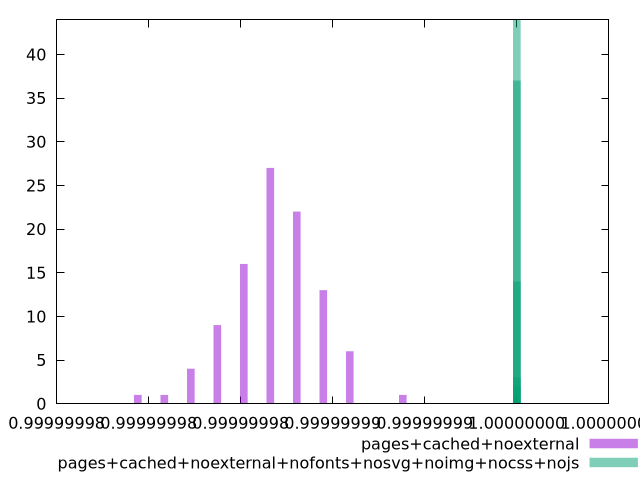

This figure's gnuplot source:
$_pagesCachedNoexternal <<EOF
0.9999999909262406 6
0.9999999880476168 22
0.9999999808510573 1
0.999999985168993 16
0.9999999894869287 13
0.9999999866083049 27
0.9999999837296811 9
0.9999999794117455 1
0.9999999822903692 4
0.9999999938048644 1
EOF
$_pagesCachedNoexternalNofontsNosvgNoimgNocssNojs <<EOF
0.9999999999999994 44
0.9999999999999983 37
0.9999999999999971 14
0.9999999999999959 2
0.9999999999999947 3
EOF
set key outside below
set terminal pngcairo
set output "report_00005_2020-11-02T22-26-11.212Z/bootup-time/bootup-time_pages+cached+noexternal_pages+cached+noexternal+nofonts+nosvg+noimg+nocss+nojs+hist.png"
set boxwidth 4.117650798107775e-10
set style fill transparent solid 0.5 noborder
set yrange [0:44]
plot $_pagesCachedNoexternal title "pages+cached+noexternal" with boxes ,$_pagesCachedNoexternalNofontsNosvgNoimgNocssNojs title "pages+cached+noexternal+nofonts+nosvg+noimg+nocss+nojs" with boxes ,
